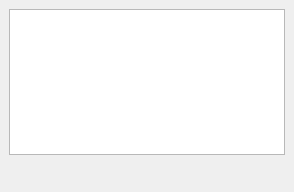
<?xml version="1.0" encoding="UTF-8"?>
<ui version="4.0">
 <class>DockWidget</class>
 <widget class="QDockWidget" name="DockWidget">
  <property name="geometry">
   <rect>
    <x>0</x>
    <y>0</y>
    <width>294</width>
    <height>192</height>
   </rect>
  </property>
  <property name="windowTitle">
   <string>Stats</string>
  </property>
  <widget class="QWidget" name="dockWidgetContents">
   <property name="font">
    <font>
     <family>JetBrains Mono</family>
    </font>
   </property>
   <layout class="QGridLayout" name="gridLayout">
    <item row="1" column="2">
     <widget class="QTableWidget" name="tableWidget"/>
    </item>
    <item row="2" column="2">
     <widget class="QLabel" name="multSummaryLabel">
      <property name="visible">
       <bool>false</bool>
      </property>
      <property name="text">
       <string/>
      </property>
     </widget>
    </item>
    <item row="3" column="2">
     <widget class="QWidget" name="sectionsGridContainer">
      <property name="visible">
       <bool>false</bool>
      </property>
     </widget>
    </item>
   </layout>
  </widget>
 </widget>
 <resources/>
 <connections/>
</ui>
